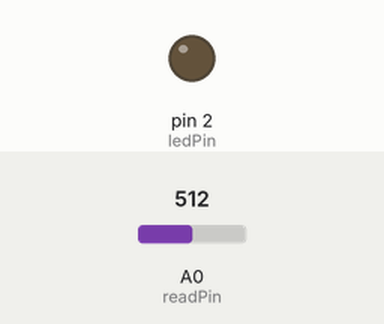
Simulated run of this sketch. Board: Arduino Uno, built with avr-gcc and run on an emulated ATmega328P. Shown: output pins drawn as LEDs (lit = HIGH). Dashed ring = blinking. Inputs (shaded band) come from the test bench; at power-on: A0 (readPin) = 512.

Above: at 1.2 s.
1.3 s: A0 (readPin) set to 1006
2.8 s: A0 (readPin) set to 1023
At 3.2 s:
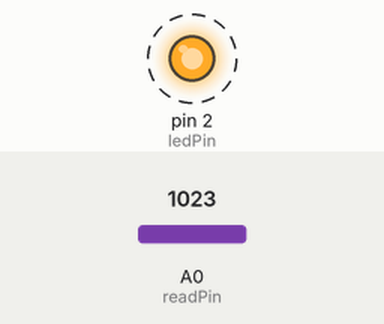
5.8 s: A0 (readPin) set to 900
At 6.3 s:
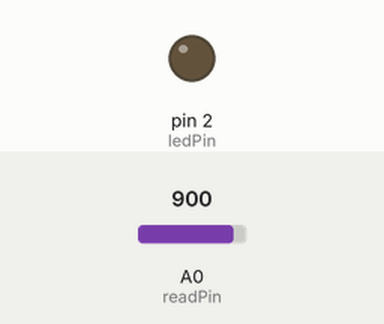
Timing chart, 0 to 8.8 s (numbered marks = the images above; inputs shaded):
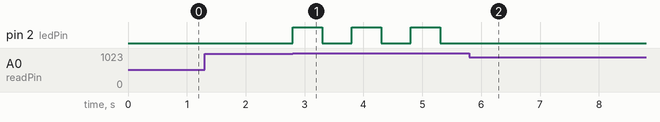

The sketch:

Functions.ino
```cpp
int ledPin = 2;
int readPin = A0;
int valeur;
float voltage;
void setup() {
  // put your setup code here, to run once:
  pinMode(readPin, INPUT);
  pinMode(ledPin, OUTPUT);

}

void loop() {
  // put your main code here, to run repeatedly:
  voltage = getvoltage();
  if (voltage > 4){
    warnning();
  }else{
    digitalWrite(ledPin, LOW);
  }

}
void warnning(){
  digitalWrite(ledPin, HIGH);
  delay(500);
  digitalWrite(ledPin, LOW);
  delay(500);
}
float getvoltage(){
  valeur = analogRead(readPin);
  voltage = map (valeur, 0, 1023, 0, 5);
}
```

Measured:
- the behaviour switches between 1022 and 1023 on A0 (readPin) (found by bisection; images 0 and 1)
- after the input at 1.3 s, every drawn part: stays the same
- after the input at 2.8 s, pin 2 (ledPin): alternates HIGH for 0.50 s and LOW for 0.50 s, starting at once
- after the input at 5.8 s, pin 2 (ledPin): stops changing and stays LOW
